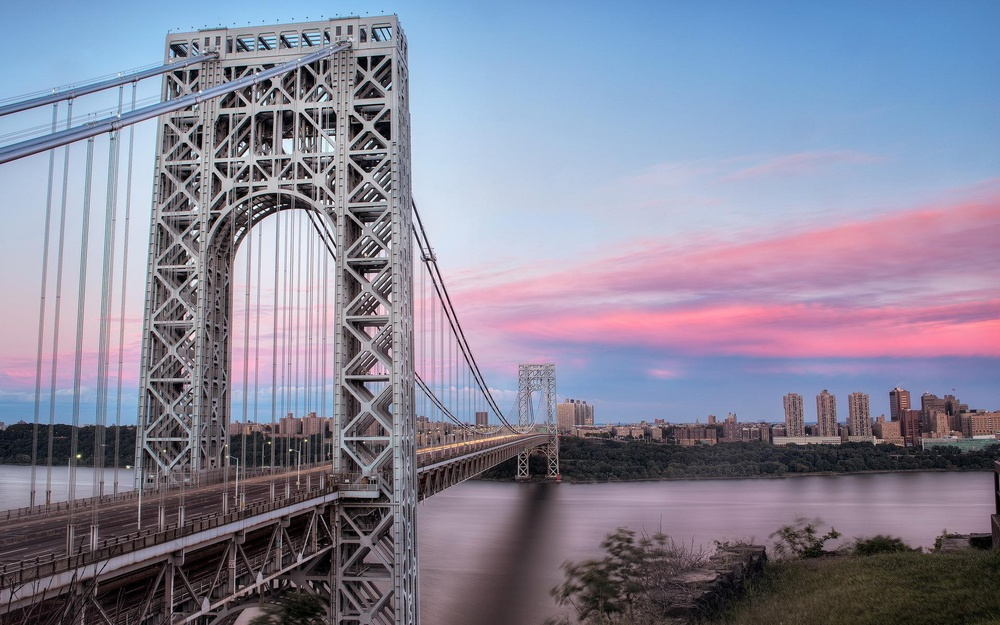
#> input picture img/origin.jpeg, 1000 x 625 px, shrunk from 1920 x 1200 before the run
$ python Laplace_reduce.py
#> lines starting #> are read from the running program, lines starting #| are printed output that depends on the picture
import numpy as np
from PIL import Image
import matplotlib.pyplot as plt
import matplotlib.cm as cm
import scipy.signal as signal

# 生成高斯算子的函数
def func(x,y,sigma=1):
    return 100*(1/(2*np.pi*sigma))*np.exp(-((x-2)**2+(y-2)**2)/(2.0*sigma**2))

# 生成标准差为5的5*5高斯算子
suanzi1 = np.fromfunction(func,(5,5),sigma=5)

# Laplace扩展算子
suanzi2 = np.array([[1, 1, 1],
                    [1,-8, 1],
                    [1, 1, 1]])

# 打开图像并转化成灰度图像
image = Image.open("../img/origin.jpeg").convert("L")
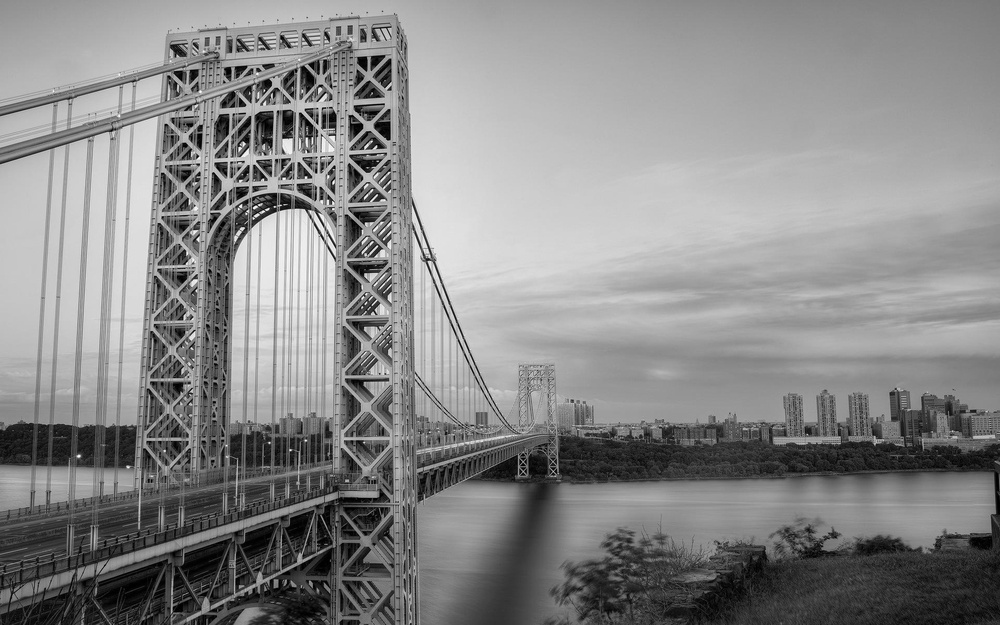
#> image: PIL image 1000x625 L; min 0, max 255, mean 136.4
image_array = np.array(image)

# 利用生成的高斯算子与原图像进行卷积对图像进行平滑处理
image_blur = signal.convolve2d(image_array, suanzi1, mode="same")
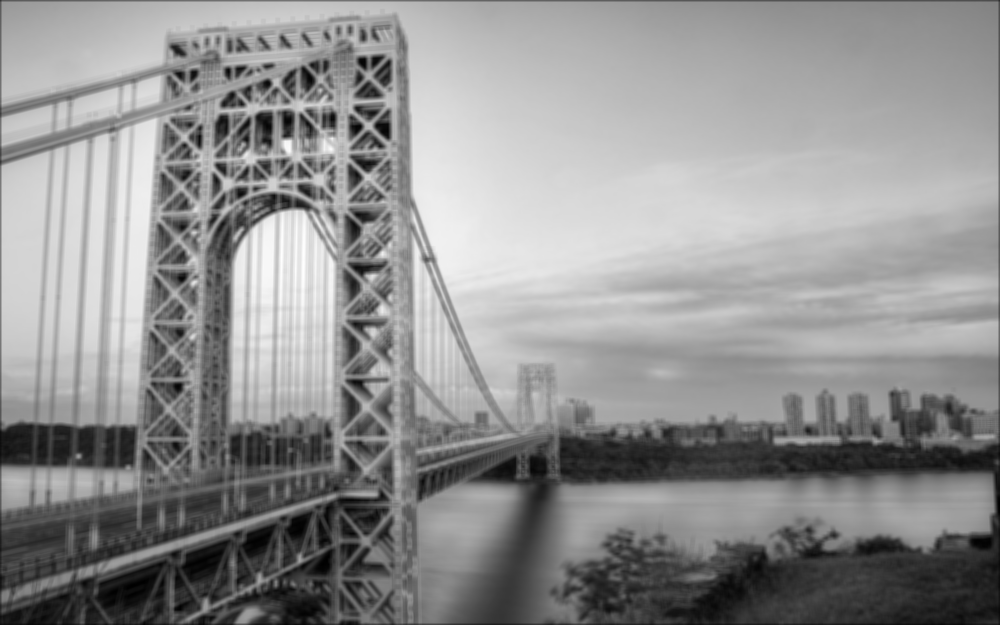
#> image_blur: shape (625, 1000) float64; min 95.84, max 17553.8, mean 10003.7; drawn with min black and max white

# 对平滑后的图像进行边缘检测
image2 = signal.convolve2d(image_blur, suanzi2, mode="same")
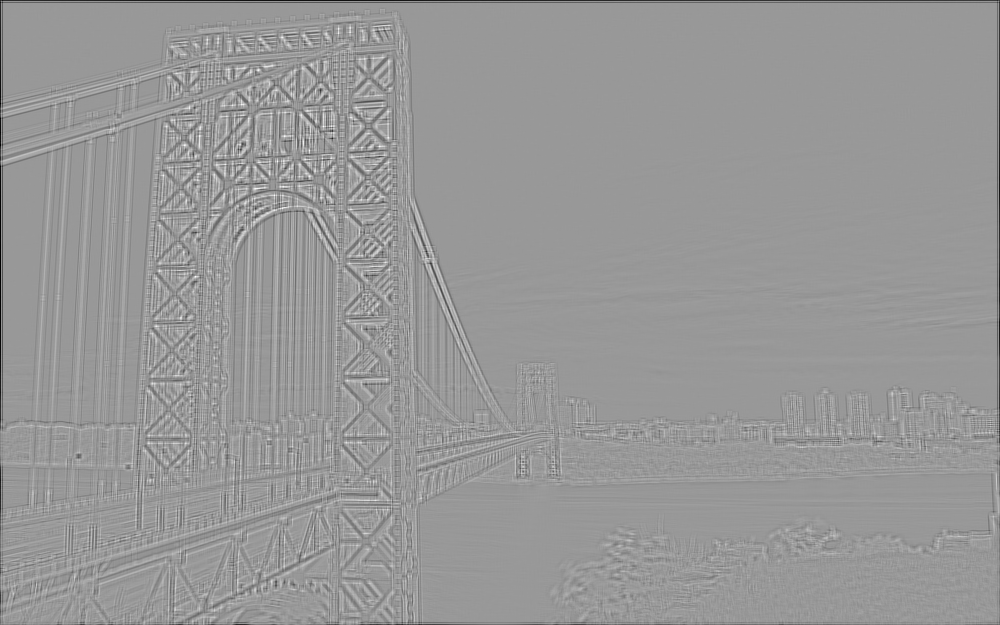
#> image2: shape (625, 1000) float64; min -17554.7, max 11791, mean -77.8; drawn with min black and max white

# 结果转化到0-255
image2 = (image2/float(image2.max()))*255

# 将大于灰度平均值的灰度值变成255（白色），便于观察边缘
image2[image2>image2.mean()] = 255
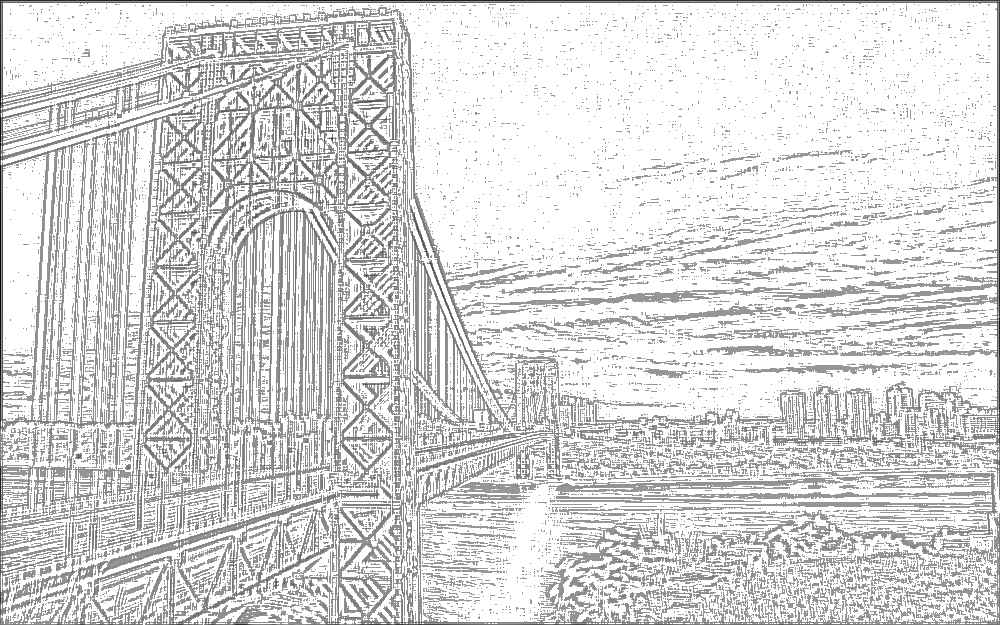
#> image2: shape (625, 1000) float64; min -379.7, max 255, mean 164.5; drawn with min black and max white

# 显示图像
plt.subplot(2,1,1)
plt.imshow(image_array,cmap=cm.gray)
plt.axis("off")
plt.subplot(2,1,2)
plt.imshow(image2,cmap=cm.gray)
plt.axis("off")
plt.show()

$ run again, with img/Laplacian.png saved as img/origin.jpeg
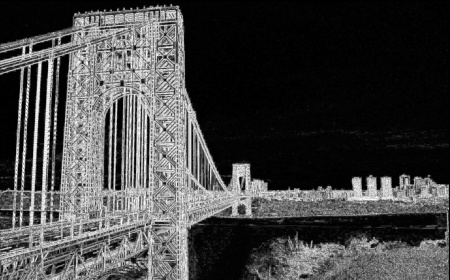
#> input picture img/Laplacian.png, 450 x 280 px
#> `image2[image2>image2.mean()] = 255`:
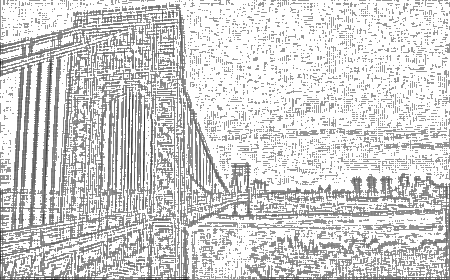
#> image2: shape (280, 450) float64; min -380.1, max 255, mean 145.1; drawn with min black and max white
#> `plt.show()`:
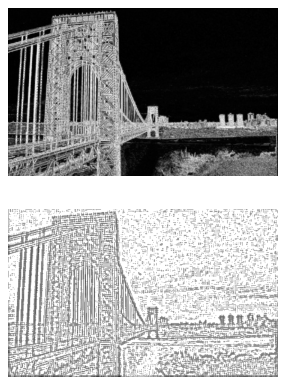
#> figure drawn by matplotlib, 2 panels
